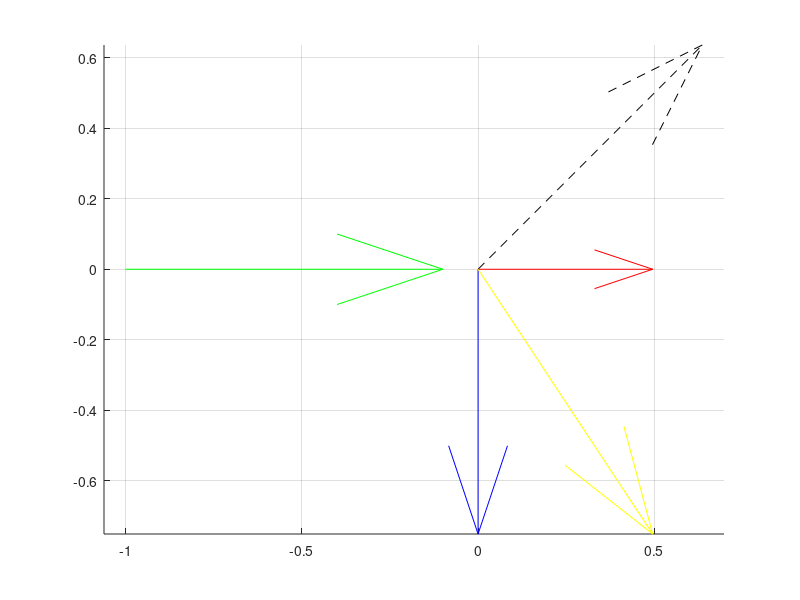

The MATLAB script that drew this image:
close all; 
clear all; 
% clc;


%% Data
% Airflow
airSpeed               = 10;      % [m/s]
airDensity             = 1.225;   % [kg/m^3]
airDynamicViscosity    = 1.8e-5;  % [N s/m^2] at T = 18 C
linkRelativeWindVelocity   = airSpeed * [1; 0; 0];

k_vector = [1; 1; 0];

linkAxisVersor = k_vector/norm(k_vector);
angleOfAttack  = acosd((transpose(linkAxisVersor) * -linkRelativeWindVelocity) / (norm(linkRelativeWindVelocity) + 1e-9)); % [deg]

CdA = [1, cosd(angleOfAttack), sind(angleOfAttack).^2, sind(angleOfAttack).^3, cosd(angleOfAttack).^3] * [0.01; 0.0188; 0.0310; -0.0136; -0.0172];
CnA = 0.0578 * sind(angleOfAttack)^2 * cosd(angleOfAttack);

% Corrected coefficient accounting for the cross product normalization term
CnA_bar = 0.0578 * sind(angleOfAttack) * cosd(angleOfAttack);

linkNormalForce        = 0.5 * airDensity * CnA_bar * cross(cross(linkRelativeWindVelocity,linkAxisVersor),linkRelativeWindVelocity);
linkDragForce          = 0.5 * airDensity * norm(linkRelativeWindVelocity) * CdA * linkRelativeWindVelocity;
link_aerodynamic_force = linkNormalForce + linkDragForce;

%% plot
figure()
hold on
quiver(0,0,linkAxisVersor(1),linkAxisVersor(2),'k--');
quiver(0,0,linkDragForce(1)/norm(link_aerodynamic_force), ...
           linkDragForce(2)/norm(link_aerodynamic_force),'r-');
quiver(0,0,linkNormalForce(1)/norm(link_aerodynamic_force), ...
       linkNormalForce(2)/norm(link_aerodynamic_force),'b-');
quiver(0,0,link_aerodynamic_force(1)/norm(link_aerodynamic_force), ...
       link_aerodynamic_force(2)/norm(link_aerodynamic_force),'y-');
quiver(-1,0,1,0,'g-');

axis equal;
grid on;
